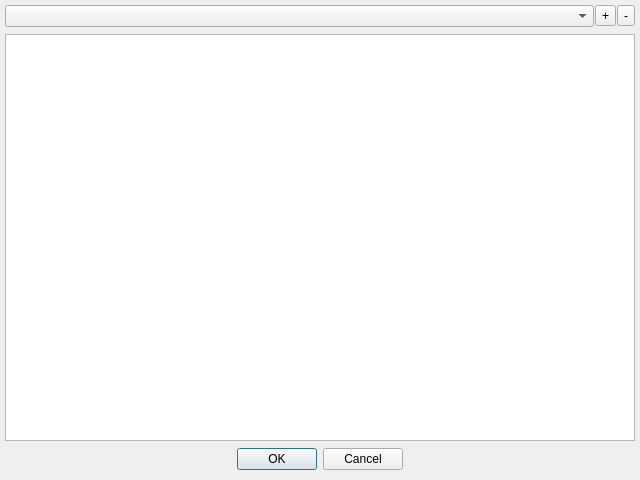
<?xml version="1.0" encoding="UTF-8"?>
<ui version="4.0">
 <class>CThemeDialog</class>
 <widget class="QDialog" name="CThemeDialog">
  <property name="geometry">
   <rect>
    <x>0</x>
    <y>0</y>
    <width>640</width>
    <height>480</height>
   </rect>
  </property>
  <property name="windowTitle">
   <string>Change Theme</string>
  </property>
  <property name="modal">
   <bool>true</bool>
  </property>
  <layout class="QVBoxLayout" name="verticalLayout">
   <property name="spacing">
    <number>7</number>
   </property>
   <property name="leftMargin">
    <number>5</number>
   </property>
   <property name="topMargin">
    <number>5</number>
   </property>
   <property name="rightMargin">
    <number>5</number>
   </property>
   <property name="bottomMargin">
    <number>10</number>
   </property>
   <item>
    <widget class="QWidget" name="widget" native="true">
     <layout class="QHBoxLayout" name="horizontalLayout">
      <property name="spacing">
       <number>1</number>
      </property>
      <property name="leftMargin">
       <number>0</number>
      </property>
      <property name="topMargin">
       <number>0</number>
      </property>
      <property name="rightMargin">
       <number>0</number>
      </property>
      <property name="bottomMargin">
       <number>0</number>
      </property>
      <item>
       <widget class="QComboBox" name="m_pComboTheme"/>
      </item>
      <item>
       <widget class="QToolButton" name="m_pButtonAdd">
        <property name="toolTip">
         <string>Add new theme</string>
        </property>
        <property name="text">
         <string>+</string>
        </property>
       </widget>
      </item>
      <item>
       <widget class="QToolButton" name="m_pButtonDel">
        <property name="toolTip">
         <string>Delete selected theme</string>
        </property>
        <property name="text">
         <string>-</string>
        </property>
       </widget>
      </item>
     </layout>
    </widget>
   </item>
   <item>
    <widget class="QPlainTextEdit" name="m_pEditTheme">
     <property name="font">
      <font>
       <family>Courier New</family>
      </font>
     </property>
     <property name="lineWrapMode">
      <enum>QPlainTextEdit::NoWrap</enum>
     </property>
    </widget>
   </item>
   <item>
    <widget class="QDialogButtonBox" name="m_pButtonResult">
     <property name="orientation">
      <enum>Qt::Horizontal</enum>
     </property>
     <property name="standardButtons">
      <set>QDialogButtonBox::Cancel|QDialogButtonBox::Ok</set>
     </property>
     <property name="centerButtons">
      <bool>true</bool>
     </property>
    </widget>
   </item>
  </layout>
 </widget>
 <resources/>
 <connections>
  <connection>
   <sender>m_pButtonResult</sender>
   <signal>accepted()</signal>
   <receiver>CThemeDialog</receiver>
   <slot>accept()</slot>
   <hints>
    <hint type="sourcelabel">
     <x>248</x>
     <y>254</y>
    </hint>
    <hint type="destinationlabel">
     <x>157</x>
     <y>274</y>
    </hint>
   </hints>
  </connection>
  <connection>
   <sender>m_pButtonResult</sender>
   <signal>rejected()</signal>
   <receiver>CThemeDialog</receiver>
   <slot>reject()</slot>
   <hints>
    <hint type="sourcelabel">
     <x>316</x>
     <y>260</y>
    </hint>
    <hint type="destinationlabel">
     <x>286</x>
     <y>274</y>
    </hint>
   </hints>
  </connection>
 </connections>
</ui>
